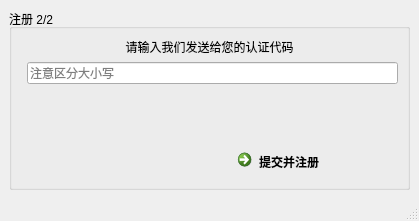
<?xml version="1.0" encoding="UTF-8"?>
<ui version="4.0">
 <class>MainWindow</class>
 <widget class="QMainWindow" name="MainWindow">
  <property name="geometry">
   <rect>
    <x>0</x>
    <y>0</y>
    <width>419</width>
    <height>221</height>
   </rect>
  </property>
  <property name="windowTitle">
   <string>MainWindow</string>
  </property>
  <widget class="QWidget" name="centralwidget">
   <layout class="QGridLayout" name="gridLayout">
    <item row="0" column="1">
     <widget class="QGroupBox" name="groupBox">
      <property name="title">
       <string>注册 2/2</string>
      </property>
      <layout class="QGridLayout" name="gridLayout_3">
       <item row="3" column="1">
        <layout class="QGridLayout" name="gridLayout_2">
         <item row="0" column="1">
          <widget class="QCommandLinkButton" name="commandLinkButton">
           <property name="text">
            <string>提交并注册</string>
           </property>
          </widget>
         </item>
         <item row="0" column="0">
          <spacer name="horizontalSpacer">
           <property name="orientation">
            <enum>Qt::Horizontal</enum>
           </property>
           <property name="sizeHint" stdset="0">
            <size>
             <width>40</width>
             <height>20</height>
            </size>
           </property>
          </spacer>
         </item>
        </layout>
       </item>
       <item row="1" column="1">
        <widget class="QLineEdit" name="lineEdit">
         <property name="placeholderText">
          <string>注意区分大小写</string>
         </property>
        </widget>
       </item>
       <item row="0" column="0" colspan="2">
        <widget class="QLabel" name="label">
         <property name="text">
          <string>请输入我们发送给您的认证代码</string>
         </property>
         <property name="alignment">
          <set>Qt::AlignCenter</set>
         </property>
        </widget>
       </item>
       <item row="2" column="1">
        <spacer name="verticalSpacer">
         <property name="orientation">
          <enum>Qt::Vertical</enum>
         </property>
         <property name="sizeHint" stdset="0">
          <size>
           <width>20</width>
           <height>40</height>
          </size>
         </property>
        </spacer>
       </item>
      </layout>
     </widget>
    </item>
   </layout>
  </widget>
  <widget class="QMenuBar" name="menubar">
   <property name="geometry">
    <rect>
     <x>0</x>
     <y>0</y>
     <width>419</width>
     <height>22</height>
    </rect>
   </property>
  </widget>
  <widget class="QStatusBar" name="statusbar"/>
 </widget>
 <resources/>
 <connections>
  <connection>
   <sender>commandLinkButton</sender>
   <signal>clicked()</signal>
   <receiver>MainWindow</receiver>
   <slot>register()</slot>
   <hints>
    <hint type="sourcelabel">
     <x>301</x>
     <y>156</y>
    </hint>
    <hint type="destinationlabel">
     <x>320</x>
     <y>197</y>
    </hint>
   </hints>
  </connection>
 </connections>
 <slots>
  <slot>register()</slot>
 </slots>
</ui>
